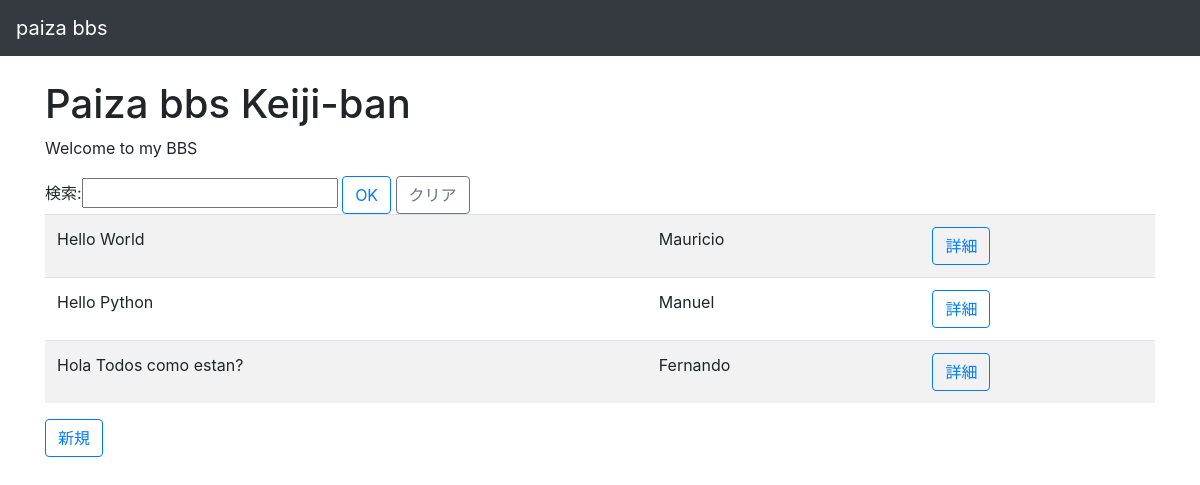
Page /bbs/ on the earlier database version.
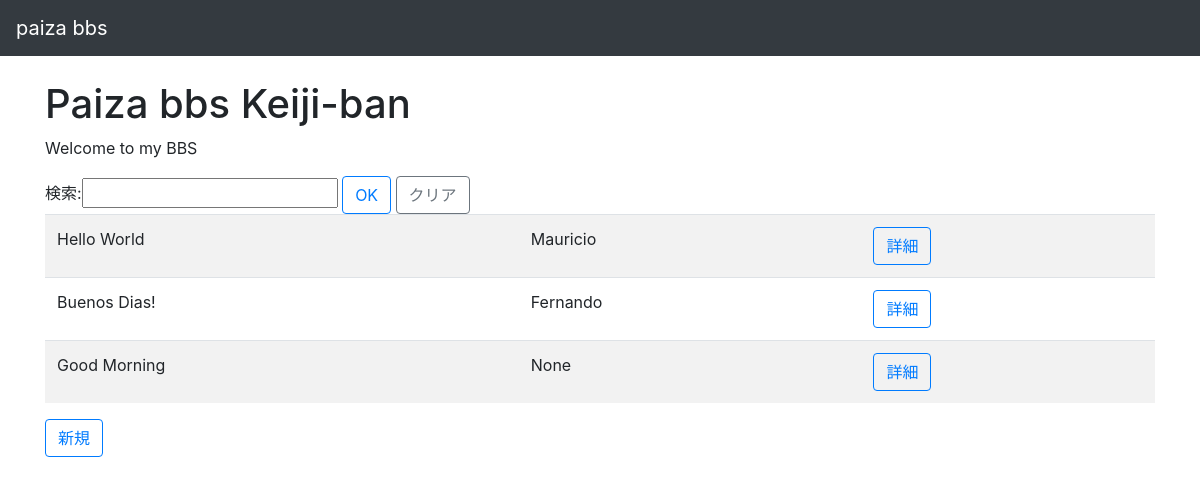
Same page on the later database version.
### bbs/models.py (models this page shows, shortened)
class Article(models.Model):
    content = models.CharField(max_length=200)
    user_name = models.CharField(max_length=200, null = True)

### bbs/views.py (the view)
# urls.py: path('', views.index, name='index'),
def index(request):
    searchForm = SearchForm(request.GET)
    if searchForm.is_valid():
        keyword =  searchForm.cleaned_data['keyword']
        articles = Article.objects.filter(content__contains=keyword)
    else:
        searchForm = SearchForm()
        articles = Article.objects.all()
    context = {
        'message': 'Welcome to my BBS',
        'articles': articles,
        'searchForm': searchForm,
    }
    return render(request, 'bbs/index.html', context)

### bbs/forms.py
class SearchForm(forms.Form):
    keyword = forms.CharField(label='検索', max_length=100)

### bbs/templates/bbs/index.html
{% extends './base.html' %}
{% block content %}
    <h1>Paiza bbs Keiji-ban</h1>
    <p>{{ message }}</p>
    {% if searchForm %}
      <form action='{% url "bbs:index" %}' method='get'>
        <div class='form.group'>
          {{ searchForm }}
          <input type='submit' class='btn btn-outline-primary' value='OK'>
          <a href='{% url "bbs:index" %}' class='btn btn-outline-secondary'>クリア</a>
        </div>
      </form>
    {% endif %}
    <table class='table table-striped table-hover'>
      {% for article in articles %}
      <tr>
          <td>{{ article.content }}</td>
          <td>{{ article.user_name }}</td>
          <td>
            <a href="{% url 'bbs:detail' article.id %}" class='btn btn-outline-primary'>詳細</a>
          </td>
      </tr>
      {% endfor %}
    </table>
    <p>
      <a href="{% url 'bbs:new' %}" class='btn btn-outline-primary'>新規</a>
    </p>
{% endblock %}

Differences in the rows shown:
removed Article: content "Hello Python", user_name "Manuel"
changed Article "Fernando": content "Hola Todos como estan?" → "Buenos Dias!"
added Article: content "Good Morning", user_name "None"
